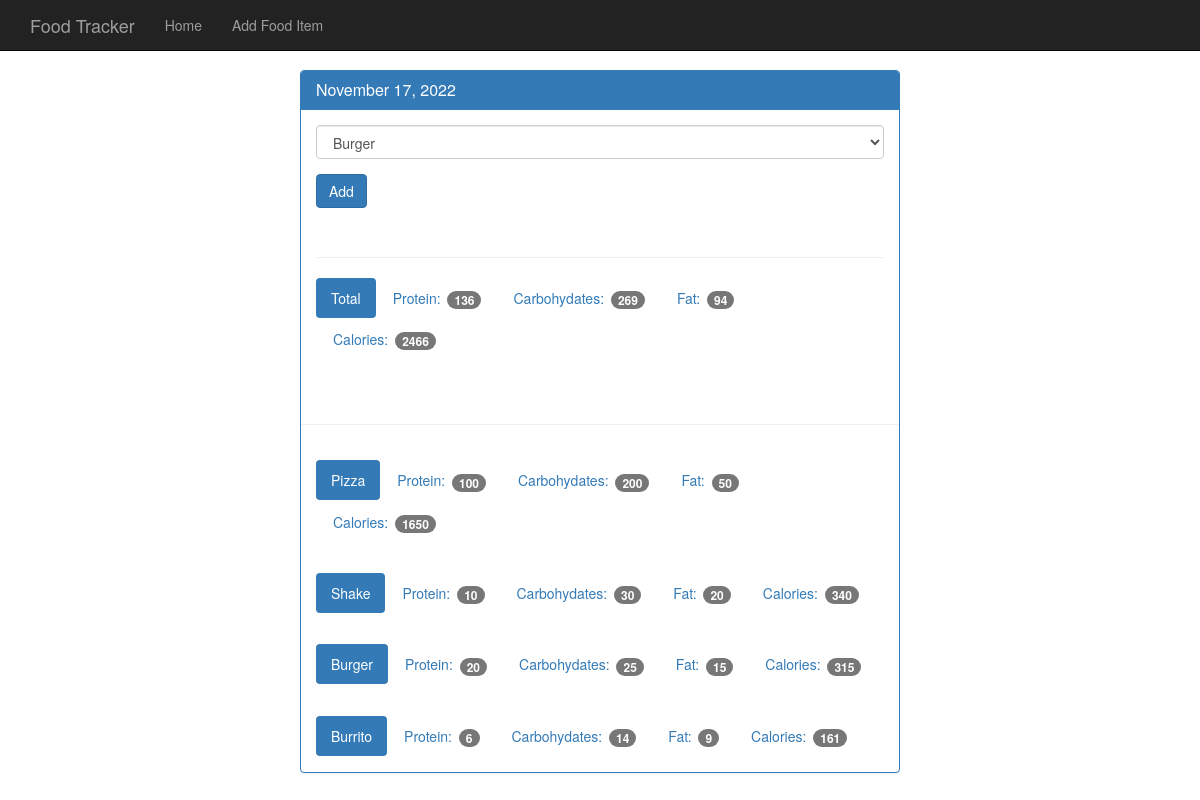
/view/20221117, run on the app's committed database.
### tables this page shows
CREATE TABLE food(
	id integer primary key autoincrement,
	name text not null,
	protein integer not null,
	carbohydrate integer not null,
	fat integer not null,
	calories integer not null
);

### app.py (the view)
@app.route('/view/<date>', methods=['GET', 'POST'])
def view(date):
	db = get_db()
	cur = db.execute('select id, entry_date from log_date where entry_date = ?', [date])
	date_result = cur.fetchone()
	if request.method == 'POST':
		db.execute('insert into food_date(food_id, log_date_id) values(?,?)', [request.form['food_select'], date_result['id']])
		db.commit()
	d = datetime.strptime(str(date_result['entry_date']), '%Y%m%d')
	pretty_date = datetime.strftime(d, '%B %d, %Y')
	food_cur = db.execute('select id, name from food')
	food_results = food_cur.fetchall()
	log_cur = db.execute('''select food.name, food.carbohydrate, food.fat, food.calories,
							food.protein from log_date join food_date on food_date.log_date_id = log_date.id
							join food on food.id=food_date.food_id where log_date.entry_date = ?''', [date])
	log_results = log_cur.fetchall()
	totals = {}
	totals['protein'] = 0
	totals['carbohydrate'] = 0
	totals['fat'] = 0
	totals['calories'] = 0
	for food in log_results:
		totals['protein'] += food['protein']
		totals['carbohydrate'] += food['carbohydrate']
		totals['fat'] += food['fat']
		totals['calories'] += food['calories']
	return render_template('day.html', date=pretty_date, entry_date=date_result['entry_date'], food_results=food_results, log_results=log_results, totals=totals)

### database.py (called while the page is built)
def connect_db():
	sql = sqlite3.connect('food_log.db', timeout=10)
	sql.row_factory = sqlite3.Row
	return sql

def get_db():
	if not hasattr(g, 'sqlite_db'):
		g.sqlite_db = connect_db()
	return g.sqlite_db

### templates/day.html
{% extends 'base.html' %}
{% block body %}
    <nav class="navbar navbar-inverse navbar-fixed-top">
      <div class="container">
        <div class="navbar-header">
          <a class="navbar-brand" href="{{ url_for('index') }}">Food Tracker</a>
        </div>
        <div id="navbar" class="navbar-collapse collapse">
          <ul class="nav navbar-nav">
            <li><a href="{{ url_for('index') }}">Home</a></li>
            <li><a href="{{ url_for('food') }}">Add Food Item</a></li>
          </ul>
        </div>
      </div>
    </nav>
    <div class="container theme-showcase col-sm-6 col-sm-offset-3" role="main">
      <div class="row">
        <div>
          <div class="panel panel-primary">
            <div class="panel-heading">
              <h3 class="panel-title">{{date}}</h3>
            </div>
            <div class="panel-body">
              <form method="POST" action="{{url_for('view', date=entry_date)}}">
                <div class="form-group">
                  <select class="form-control" name="food_select">
                    {% for food in food_results %}
                    <option value="{{food.id}}">{{food.name}}</option>
                    {% endfor %}
                  </select>
                </div>
                <button type="submit" class="btn btn-primary">Add</button>
              </form>
              <div class="page-header"></div>
              <ul class="nav nav-pills" role="tablist">
                <li class="active"><a>Total</a></li>
                <li><a>Protein: <span class="badge">{{totals.protein}}</span></a></li>
                <li><a>Carbohydates: <span class="badge">{{totals.carbohydrate}}</span></a></li>
                <li><a>Fat: <span class="badge">{{totals.fat}}</span></a></li>
                <li><a>Calories: <span class="badge">{{totals.calories}}</span></a></li>
              </ul>
            </div>
            <div class="page-header"></div>
            {% for food in log_results %}
            <div class="panel-body">
              <ul class="nav nav-pills" role="tablist">
                <li class="active"><a>{{food.name}}</a></li>
                <li><a>Protein: <span class="badge">{{food.protein}}</span></a></li>
                <li><a>Carbohydates: <span class="badge">{{food.carbohydrate}}</span></a></li>
                <li><a>Fat: <span class="badge">{{food.fat}}</span></a></li>
                <li><a>Calories: <span class="badge">{{food.calories}}</span></a></li>
              </ul>
            </div>
            {% endfor %}
          </div>
        </div>
      </div>
    </div>
{% endblock %}

### static/theme.css (style rules this page uses)
body { padding-top: 70px; padding-bottom: 30px; }

### data on the page
food: name "Pizza", protein "100", carbohydrate "200", fat "50", calories "1650"
food: name "Shake", protein "10", carbohydrate "30", fat "20", calories "340"
food: name "Burger", protein "20", carbohydrate "25", fat "15", calories "315"
food: name "Burrito", protein "6", carbohydrate "14", fat "9", calories "161"

### other printed values
{{ date }} "November 17, 2022"
{{ totals.protein }} "136"
{{ totals.carbohydrate }} "269"
{{ totals.fat }} "94"
{{ totals.calories }} "2466"
form field food_select "Burger"
